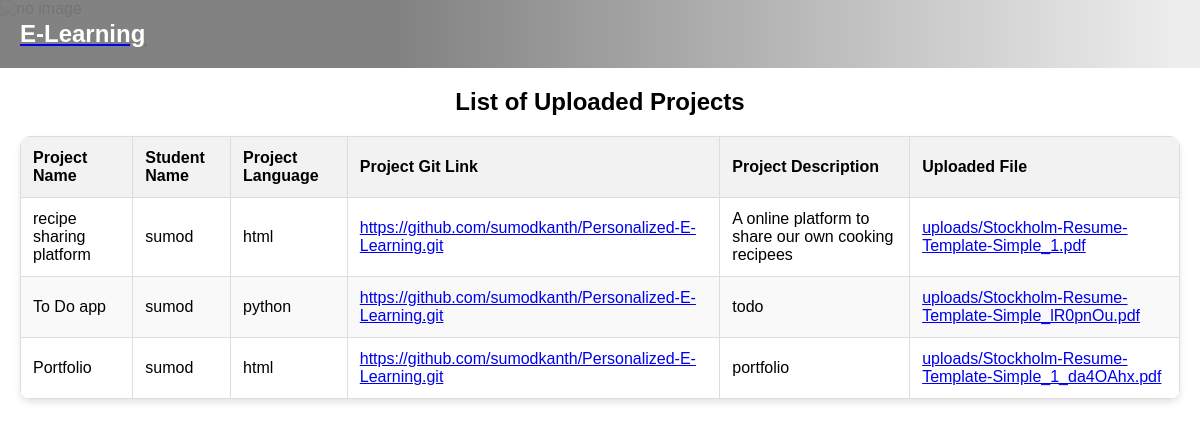
Before: /accounts/project_list/ with the older database file.
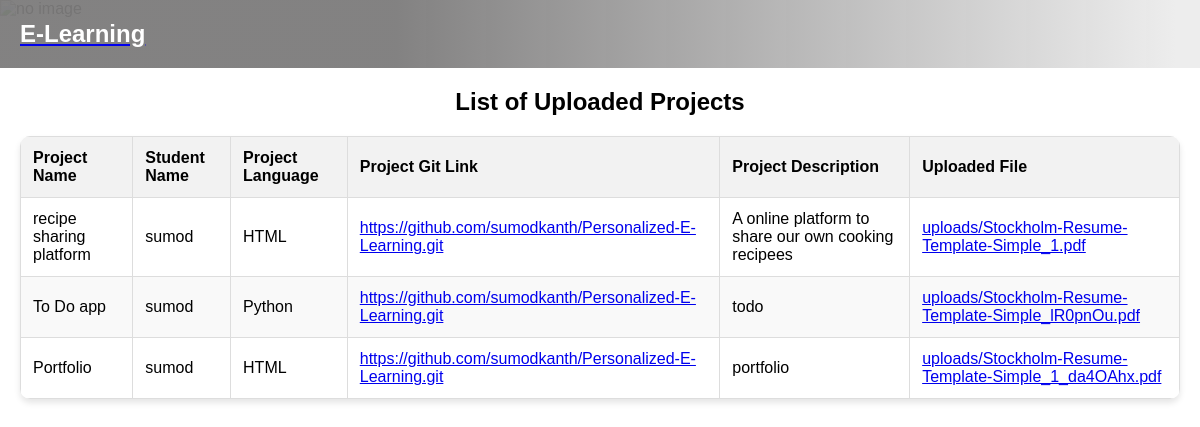
After: the same page with the newer database file.
### accounts/models.py (models this page shows, shortened)
class UploadedFile(models.Model):
    file = models.FileField(upload_to='uploads/')
    student = models.ForeignKey(settings.AUTH_USER_MODEL, on_delete=models.CASCADE)
    project_name = models.CharField(max_length=100)
    project_language = models.CharField(max_length=50)
    git_link = models.URLField()
    project_description = models.TextField()
    score = models.FloatField(null=True, blank=True)

class CustUser(AbstractUser):
    phone = models.IntegerField(null=True)
    options = (
        ('Male', 'Male'),
        ('Female', 'Female'),
        ('Others', 'Others')
    )
    COURSE_CHOICES = [
        ('Python', 'Python'),
        ('HTML', 'HTML'),
        ('PHP', 'PHP'),  # SELECTING COURSE
    ]
    gender = models.CharField(max_length=100, choices=options, null=True, default='Male')
    age = models.IntegerField(null=True)
    Course = models.CharField(max_length=10, choices=COURSE_CHOICES, null=True, blank=True)
    is_student = models.BooleanField(null=True, blank=True, default=False)
    is_faculty = models.BooleanField(null=True, blank=True, default=False)
    is_hr = models.BooleanField(null=True, blank=True, default=False)
    is_active_basic = models.BooleanField(default=False, null=True, blank=True)
    is_active_inter = models.BooleanField(default=False, null=True, blank=True)
    is_active_adv = models.BooleanField(default=False, null=True, blank=True)
    is_active_coding = models.BooleanField(default=False, null=True, blank=True)

### accounts/views.py (the view)
# urls.py: path('project_list/', project_list, name='project_list'),
def project_list(request):
    projects = UploadedFile.objects.all()
    return render(request, 'project_list.html', {'projects': projects})

### exam/templates/project_list.html (shortened to what this page needs)
<!DOCTYPE html>
<html lang="en">
{% load static %}
<head>
</head>
<body>
    <section id="one">
        <nav class="navbar">
            <div class="nav-logo">
                <a href="{% url 'h' %}"><h2>E-Learning</h2></a>
            </div>
        </nav>
    </section>
<div class="bg-img">
    <img src="{% static 'images/learning.jpg' %}" alt="no image">
</div>
    <div class="container">
        <h2 style="text-align:center">List of Uploaded Projects</h2>
        <table>
            <thead>
                <tr>
                    <th>Project Name</th>
                    <th>Student Name</th>
                    <th>Project Language</th>
                    <th>Project Git Link</th>
                    <th>Project Description</th>
                    <th>Uploaded File</th>
                </tr>
            </thead>
            <tbody>
                {% for project in projects %}
                <tr>
                    <td>{{ project.project_name }}</td>
                    <td>{{ project.student }}</td>
                    <td>{{ project.project_language }}</td>
                    <td><a href="{{ project.git_link }}">{{ project.git_link }}</a></td>
                    <td>{{ project.project_description }}</td>
                    <td><a href="{% url 'download_project' project.id %}">{{ project.file.name }}</a></td>
                </tr>
                {% empty %}
                <tr>
                    <td colspan="6">No projects uploaded yet.</td>
                </tr>
                {% endfor %}
            </tbody>
        </table>
    </div>
</body>
</html>

Changed rows visible on the page:
changed UploadedFile "recipe sharing platform": project_language "html" → "HTML"
changed UploadedFile "To Do app": project_language "python" → "Python"
changed UploadedFile "Portfolio": project_language "html" → "HTML"
